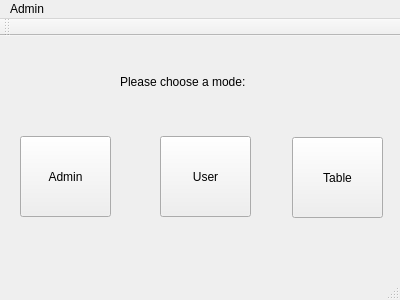
<?xml version="1.0" encoding="UTF-8"?>
<ui version="4.0">
 <class>MainWindow</class>
 <widget class="QMainWindow" name="MainWindow">
  <property name="geometry">
   <rect>
    <x>0</x>
    <y>0</y>
    <width>400</width>
    <height>300</height>
   </rect>
  </property>
  <property name="windowTitle">
   <string>MainWindow</string>
  </property>
  <widget class="QWidget" name="centralWidget">
   <widget class="QPushButton" name="admin_button">
    <property name="geometry">
     <rect>
      <x>20</x>
      <y>100</y>
      <width>91</width>
      <height>81</height>
     </rect>
    </property>
    <property name="text">
     <string>Admin</string>
    </property>
   </widget>
   <widget class="QPushButton" name="user_button">
    <property name="geometry">
     <rect>
      <x>160</x>
      <y>100</y>
      <width>91</width>
      <height>81</height>
     </rect>
    </property>
    <property name="text">
     <string>User</string>
    </property>
   </widget>
   <widget class="QLabel" name="label">
    <property name="geometry">
     <rect>
      <x>120</x>
      <y>10</y>
      <width>181</width>
      <height>71</height>
     </rect>
    </property>
    <property name="text">
     <string>Please choose a mode:</string>
    </property>
   </widget>
   <widget class="QPushButton" name="table">
    <property name="geometry">
     <rect>
      <x>292</x>
      <y>101</y>
      <width>91</width>
      <height>81</height>
     </rect>
    </property>
    <property name="text">
     <string>Table</string>
    </property>
   </widget>
  </widget>
  <widget class="QMenuBar" name="menuBar">
   <property name="geometry">
    <rect>
     <x>0</x>
     <y>0</y>
     <width>400</width>
     <height>22</height>
    </rect>
   </property>
   <widget class="QMenu" name="menuAdmin">
    <property name="title">
     <string>Admin</string>
    </property>
    <addaction name="actionjh"/>
   </widget>
   <addaction name="menuAdmin"/>
  </widget>
  <widget class="QToolBar" name="mainToolBar">
   <attribute name="toolBarArea">
    <enum>TopToolBarArea</enum>
   </attribute>
   <attribute name="toolBarBreak">
    <bool>false</bool>
   </attribute>
  </widget>
  <widget class="QStatusBar" name="statusBar"/>
  <action name="actionjh">
   <property name="text">
    <string>jh</string>
   </property>
  </action>
 </widget>
 <layoutdefault spacing="6" margin="11"/>
 <resources/>
 <connections/>
</ui>
